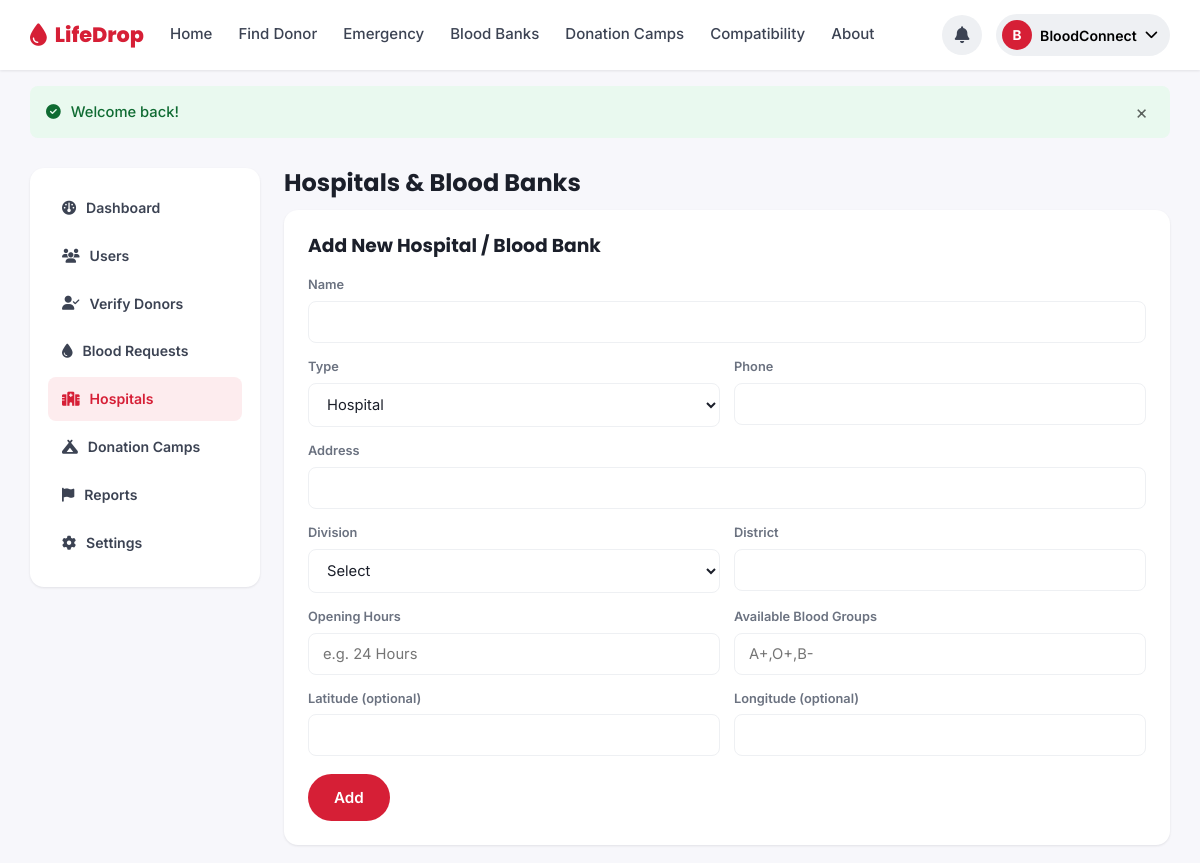
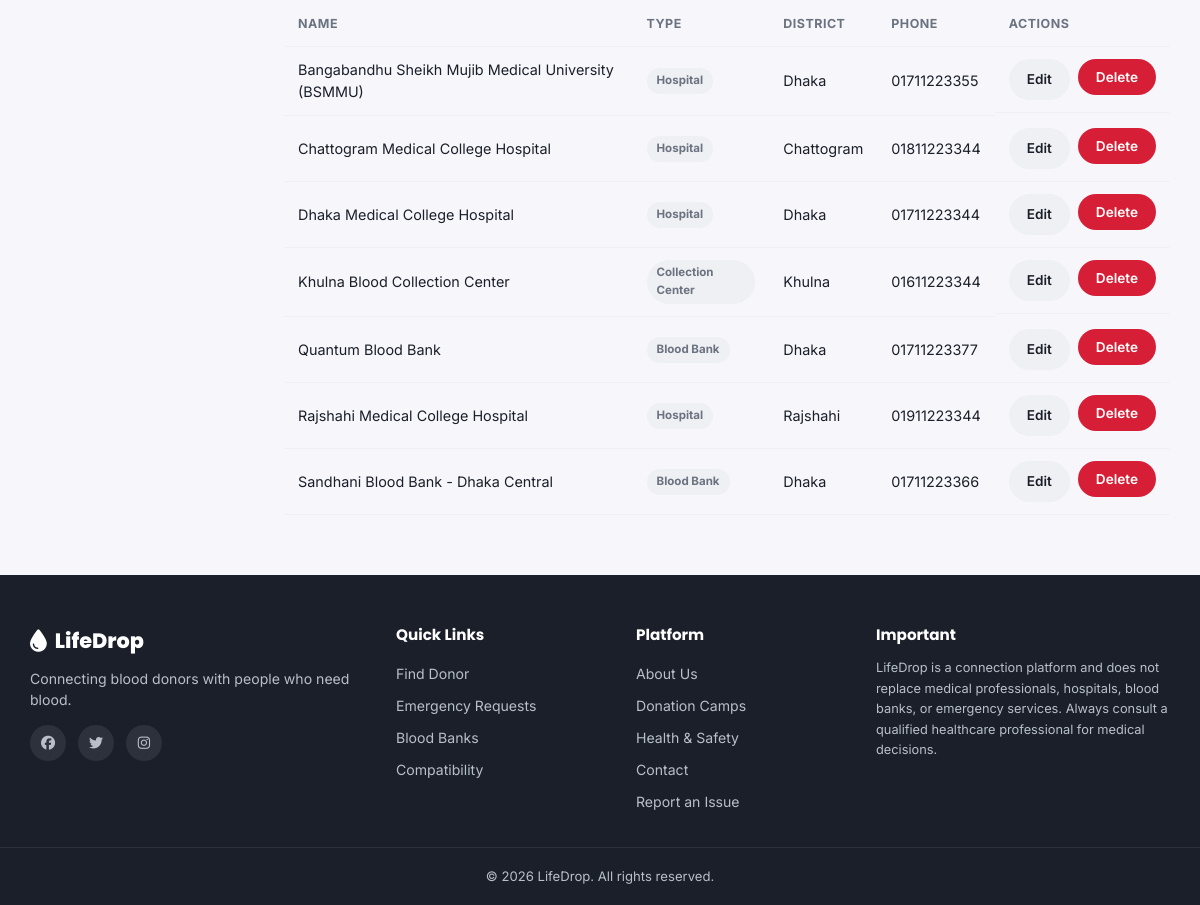
The page /admin/hospitals.php (signed in) on the database its author committed (2 pictures, top to bottom).
### tables this page shows
CREATE TABLE `users` (
  `id` INT UNSIGNED NOT NULL AUTO_INCREMENT,
  `full_name` VARCHAR(120) NOT NULL,
  `email` VARCHAR(150) NOT NULL,
  `phone` VARCHAR(20) NOT NULL,
  `password_hash` VARCHAR(255) NOT NULL,
  `role` ENUM('donor','seeker','both','admin') NOT NULL DEFAULT 'seeker',
  `blood_group` ENUM('A+','A-','B+','B-','AB+','AB-','O+','O-') DEFAULT NULL,
  `division` VARCHAR(50) DEFAULT NULL,
  `district` VARCHAR(50) DEFAULT NULL,
  `area` VARCHAR(80) DEFAULT NULL,
  `gender` ENUM('Male','Female','Other') DEFAULT NULL,
  `date_of_birth` DATE DEFAULT NULL,
  `profile_photo` VARCHAR(255) DEFAULT NULL,
  `last_donation_date` DATE DEFAULT NULL,
  `availability` ENUM('available','maybe','unavailable') NOT NULL DEFAULT 'available',
  `is_verified` TINYINT(1) NOT NULL DEFAULT 0,
  `is_donor_profile` TINYINT(1) NOT NULL DEFAULT 0,
  `status` ENUM('active','suspended') NOT NULL DEFAULT 'active',
  `total_donations` INT UNSIGNED NOT NULL DEFAULT 0,
  `created_at` TIMESTAMP NOT NULL DEFAULT CURRENT_TIMESTAMP,
  `updated_at` TIMESTAMP NOT NULL DEFAULT CURRENT_TIMESTAMP ON UPDATE CURRENT_TIMESTAMP,
  PRIMARY KEY (`id`),
  UNIQUE KEY `uq_email` (`email`),
  UNIQUE KEY `uq_phone` (`phone`),
  KEY `idx_blood_group` (`blood_group`),
  KEY `idx_division_district` (`division`,`district`),
  KEY `idx_availability` (`availability`)
);

CREATE TABLE `hospitals` (
  `id` INT UNSIGNED NOT NULL AUTO_INCREMENT,
  `name` VARCHAR(150) NOT NULL,
  `type` ENUM('hospital','blood_bank','collection_center') NOT NULL DEFAULT 'hospital',
  `address` VARCHAR(255) NOT NULL,
  `division` VARCHAR(50) NOT NULL,
  `district` VARCHAR(50) NOT NULL,
  `phone` VARCHAR(20) DEFAULT NULL,
  `opening_hours` VARCHAR(100) DEFAULT NULL,
  `available_blood_groups` VARCHAR(100) DEFAULT NULL,
  `latitude` DECIMAL(10,7) DEFAULT NULL,
  `longitude` DECIMAL(10,7) DEFAULT NULL,
  `map_link` VARCHAR(255) DEFAULT NULL,
  `created_at` TIMESTAMP NOT NULL DEFAULT CURRENT_TIMESTAMP,
  PRIMARY KEY (`id`),
  KEY `idx_location` (`division`,`district`),
  KEY `idx_type` (`type`)
);

### includes/functions.php (called while the page is built, shortened)
<?php
function e($value) {
    return htmlspecialchars($value ?? '', ENT_QUOTES, 'UTF-8');
}

### includes/auth.php (called while the page is built, shortened)
<?php
require_once __DIR__ . '/functions.php';
function is_logged_in() {
    return !empty($_SESSION['user_id']);
}
function current_user() {
    global $pdo;
    $stmt = $pdo->prepare('SELECT * FROM users WHERE id = :id LIMIT 1');
    $stmt->execute([':id' => $_SESSION['user_id']]);
    $user = $stmt->fetch();
    return $user;
}

### admin/hospitals.php (the view, shortened to what this page needs)
<?php
require_once __DIR__ . '/../includes/auth.php';
$editing = null;
$hospitals = $pdo->query('SELECT * FROM hospitals ORDER BY name')->fetchAll();
$typeLabels = ['hospital' => 'Hospital', 'blood_bank' => 'Blood Bank', 'collection_center' => 'Collection Center'];
require_once __DIR__ . '/../includes/header.php';
require_once __DIR__ . '/_sidebar.php';
?>
<div class="dash-wrap">
    <div class="dash-main">
        <h1>Hospitals &amp; Blood Banks</h1>
        <div class="card mb-2">
            <div class="panel-header"><h3><?= $editing ? 'Edit Entry' : 'Add New Hospital / Blood Bank' ?></h3></div>
            <form method="post" action="<?= e(SITE_URL) ?>/admin/hospitals.php">
                <div class="form-grid">
                    <div class="form-group form-full"><label>Name</label><input type="text" name="name" value="<?= e($editing['name'] ?? '') ?>" required></div>
                    <div class="form-group">
                        <label>Type</label>
                        <select name="type">
                            <?php foreach ($typeLabels as $val => $label): ?>
                                <option value="<?= e($val) ?>" <?= ($editing['type'] ?? '') === $val ? 'selected' : '' ?>><?= e($label) ?></option>
                            <?php endforeach; ?>
                        </select>
                    </div>
                    <div class="form-group"><label>Phone</label><input type="text" name="phone" value="<?= e($editing['phone'] ?? '') ?>"></div>
                    <div class="form-group form-full"><label>Address</label><input type="text" name="address" value="<?= e($editing['address'] ?? '') ?>" required></div>
                    <div class="form-group">
                        <label>Division</label>
                        <select name="division" required>
                            <option value="">Select</option>
                        </select>
                    </div>
                    <div class="form-group"><label>District</label><input type="text" name="district" value="<?= e($editing['district'] ?? '') ?>" required></div>
                    <div class="form-group"><label>Opening Hours</label><input type="text" name="opening_hours" value="<?= e($editing['opening_hours'] ?? '') ?>" placeholder="e.g. 24 Hours"></div>
                    <div class="form-group"><label>Available Blood Groups</label><input type="text" name="available_blood_groups" value="<?= e($editing['available_blood_groups'] ?? '') ?>" placeholder="A+,O+,B-"></div>
                    <div class="form-group"><label>Latitude (optional)</label><input type="text" name="latitude" value="<?= e($editing['latitude'] ?? '') ?>"></div>
                    <div class="form-group"><label>Longitude (optional)</label><input type="text" name="longitude" value="<?= e($editing['longitude'] ?? '') ?>"></div>
                </div>
                <div class="form-actions flex gap-1">
                    <button type="submit" class="btn btn-primary"><?= $editing ? 'Update' : 'Add' ?></button>
                </div>
            </form>
        </div>
        <div class="table-wrap">
            <table class="data-table">
                <thead><tr><th>Name</th><th>Type</th><th>District</th><th>Phone</th><th>Actions</th></tr></thead>
                <tbody>
                <?php foreach ($hospitals as $h): ?>
                    <tr>
                        <td><?= e($h['name']) ?></td>
                        <td><span class="badge badge-muted"><?= e($typeLabels[$h['type']] ?? $h['type']) ?></span></td>
                        <td><?= e($h['district']) ?></td>
                        <td><?= e($h['phone'] ?? '—') ?></td>
                        <td class="table-actions">
                            <a href="?edit=<?= e($h['id']) ?>" class="btn btn-light btn-sm">Edit</a>
                            <form method="post" style="display:inline;" data-confirm="Delete this entry?">
                                <button type="submit" class="btn btn-danger btn-sm">Delete</button>
                            </form>
                        </td>
                    </tr>
                <?php endforeach; ?>
                </tbody>
            </table>
        </div>
    </div>
</div>
<?php require_once __DIR__ . '/../includes/footer.php'; ?>

### includes/navbar.php (shortened to what this page needs)
<?php
require_once __DIR__ . '/notifications.php';
$user = current_user();
$currentPage = basename($_SERVER['SCRIPT_NAME']);
function nav_active($page, $current) { return $page === $current ? 'active' : ''; }
?>
<header class="navbar">
    <div class="navbar-inner">
        <a class="brand" href="<?= e(SITE_URL) ?>/index.php">
            <i class="fa-solid fa-droplet"></i>
            <span><?= e(SITE_NAME) ?></span>
        </a>
        <nav class="nav-links" id="navLinks">
            <a href="<?= e(SITE_URL) ?>/index.php" class="<?= nav_active('index.php', $currentPage) ?>">Home</a>
            <a href="<?= e(SITE_URL) ?>/find-donor.php" class="<?= nav_active('find-donor.php', $currentPage) ?>">Find Donor</a>
            <a href="<?= e(SITE_URL) ?>/emergency-requests.php" class="<?= nav_active('emergency-requests.php', $currentPage) ?>">Emergency</a>
            <a href="<?= e(SITE_URL) ?>/blood-banks.php" class="<?= nav_active('blood-banks.php', $currentPage) ?>">Blood Banks</a>
            <a href="<?= e(SITE_URL) ?>/donation-camps.php" class="<?= nav_active('donation-camps.php', $currentPage) ?>">Donation Camps</a>
            <a href="<?= e(SITE_URL) ?>/compatibility.php" class="<?= nav_active('compatibility.php', $currentPage) ?>">Compatibility</a>
            <a href="<?= e(SITE_URL) ?>/about.php" class="<?= nav_active('about.php', $currentPage) ?>">About</a>
        </nav>
        <div class="nav-right">
            <?php if ($user): ?>
                <div class="user-menu">
                    <button class="user-menu-btn" id="userMenuBtn" type="button">
                        <?php if (!empty($user['profile_photo'])): ?>
                            <img src="<?= e(UPLOAD_URL . $user['profile_photo']) ?>" alt="" class="avatar-sm">
                        <?php else: ?>
                            <span class="avatar-sm avatar-fallback"><?= e(mb_substr($user['full_name'], 0, 1)) ?></span>
                        <?php endif; ?>
                        <span class="user-menu-name"><?= e(explode(' ', $user['full_name'])[0]) ?></span>
                        <i class="fa-solid fa-chevron-down"></i>
                    </button>
                </div>
            <?php else: ?>
                <a href="<?= e(SITE_URL) ?>/login.php" class="btn-nav">Login</a>
                <a href="<?= e(SITE_URL) ?>/register.php" class="btn-nav-primary">Register</a>
            <?php endif; ?>
        </div>
    </div>
</header>

### rows shown on the page
users: full_name "B", full_name "BloodConnect"
hospitals: name "Bangabandhu Sheikh Mujib Medical University (BSMMU)", type "Hospital", district "Dhaka", phone "01711223355"
hospitals: name "Chattogram Medical College Hospital", type "Hospital", district "Chattogram", phone "01811223344"
hospitals: name "Dhaka Medical College Hospital", type "Hospital", district "Dhaka", phone "01711223344"
hospitals: name "Khulna Blood Collection Center", type "Collection Center", district "Khulna", phone "01611223344"
hospitals: name "Quantum Blood Bank", type "Blood Bank", district "Dhaka", phone "01711223377"
hospitals: name "Rajshahi Medical College Hospital", type "Hospital", district "Rajshahi", phone "01911223344"
hospitals: name "Sandhani Blood Bank - Dhaka Central", type "Blood Bank", district "Dhaka", phone "01711223366"

### other values the page prints
SITE_NAME "LifeDrop"
$fm['message'] "Welcome back!"
$label "Dashboard"
$label "Users"
$label "Verify Donors"
$label "Blood Requests"
$label "Hospitals"
$label "Donation Camps"
$label "Reports"
$label "Settings"
form field type "Hospital"
